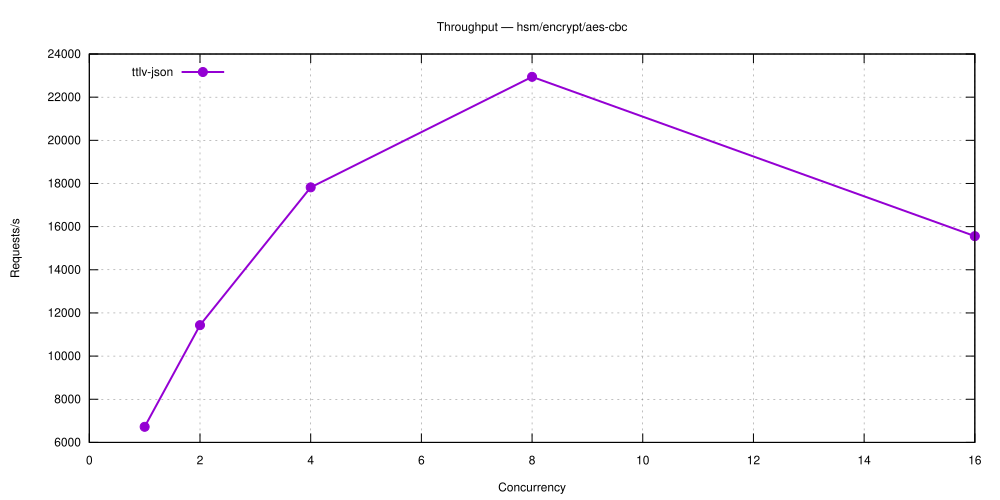

The script that saved this image:
set terminal svg size 1000,500 enhanced font 'Helvetica,12'
set output 'hsm_encrypt_aes-cbc.svg'
set title 'Throughput — hsm/encrypt/aes-cbc'
set grid
set xlabel 'Concurrency'
set ylabel 'Requests/s'
set key top left
plot 'hsm_encrypt_aes-cbc-5.28.0-ttlv-json.dat' using 1:2 with linespoints lw 2 pt 7 title 'ttlv-json'
